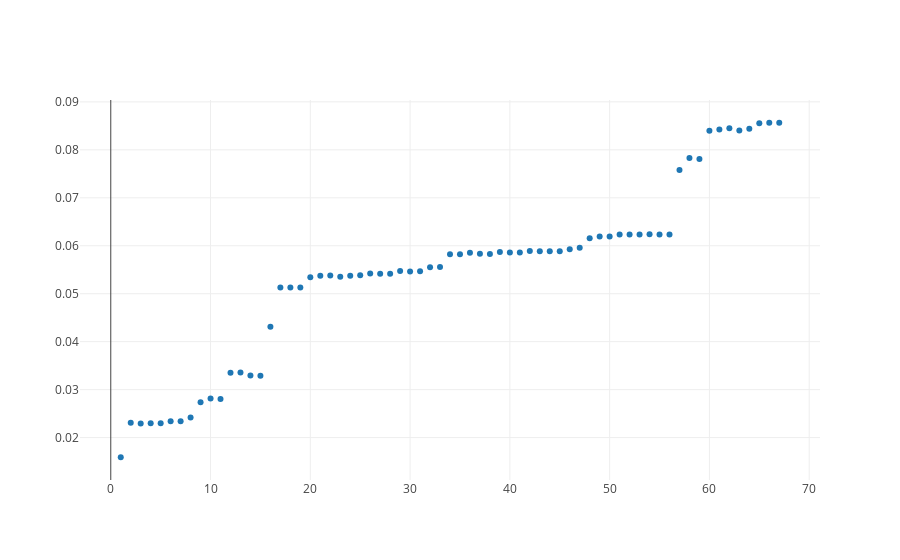

The notebook cell saved with this chart:
### Code cell
from graph import trace_values, plot
trace = trace_values(x_nooutliers_values, y_nooutliers_values)
plot([trace])
